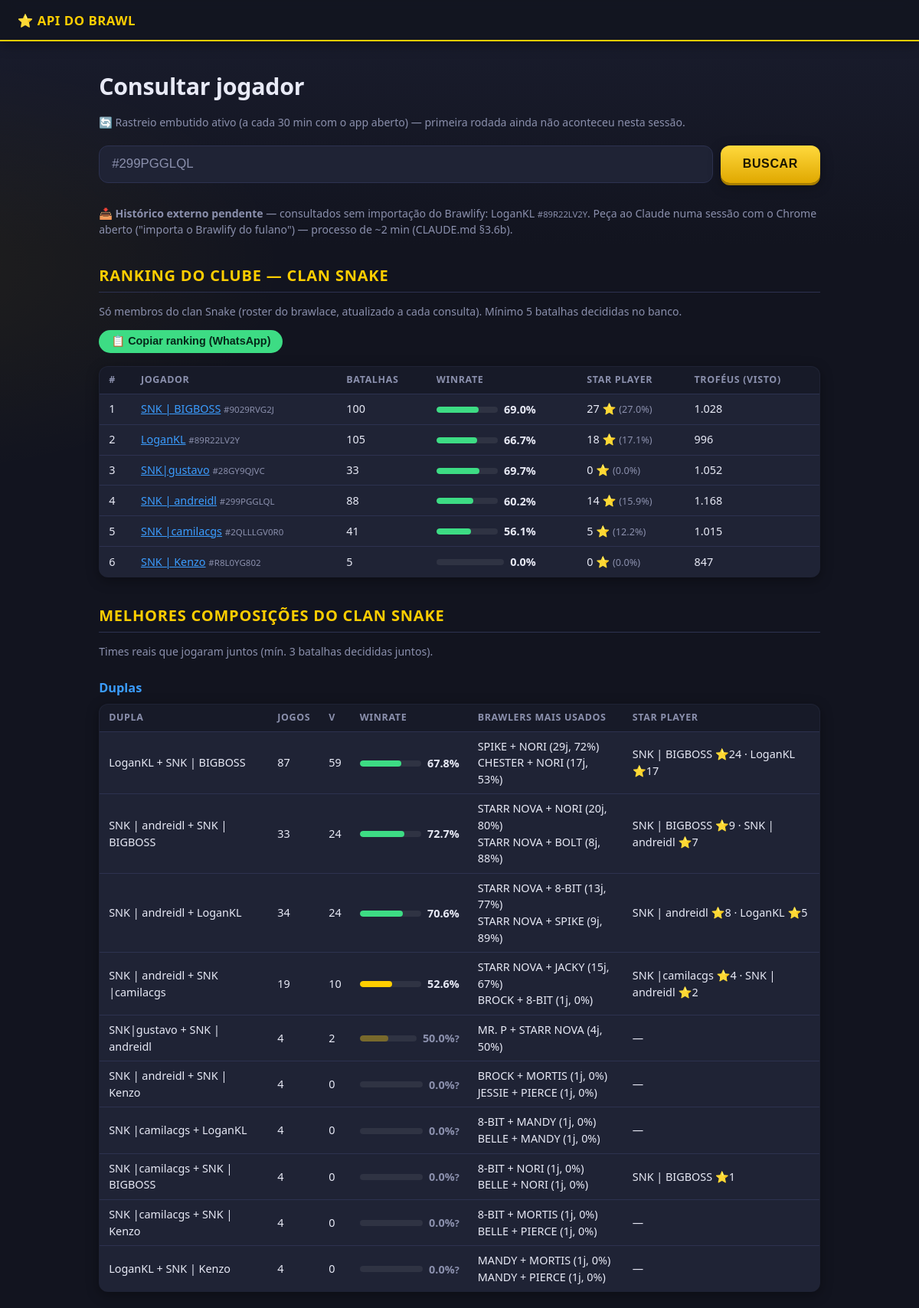
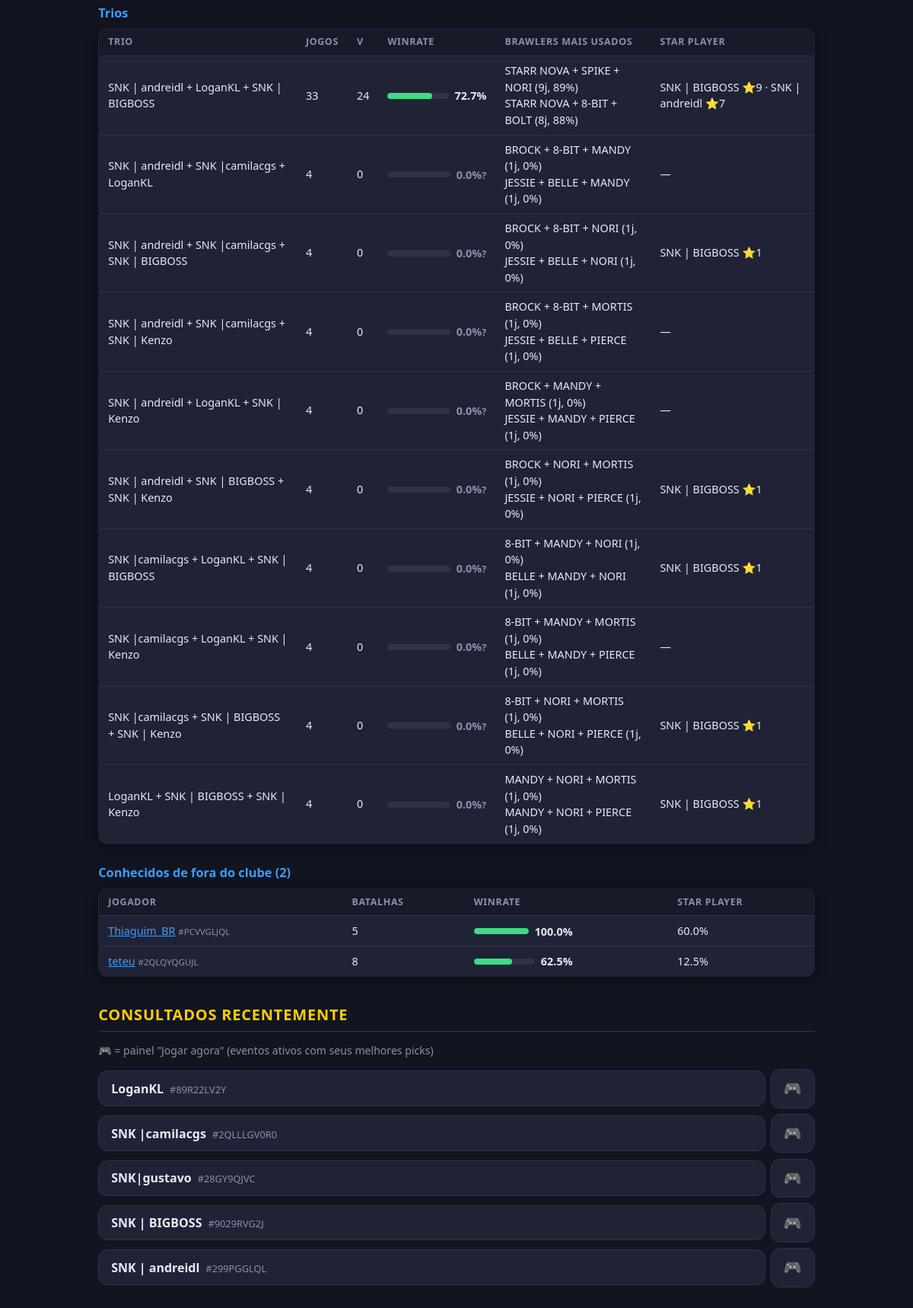
The page / on the database its author committed (2 pictures, top to bottom).
### tables this page shows
CREATE TABLE jogadores (
  tag TEXT PRIMARY KEY,
  nick TEXT,
  primeiro_visto TEXT,
  ultimo_visto TEXT
);

CREATE TABLE clubes (
  clube_tag TEXT PRIMARY KEY,
  nome TEXT,
  atualizado_em TEXT
);

### app/main.py (the view)
@app.get("/", response_class=HTMLResponse)
def home(request: Request, erro: str | None = None):
    conexao = db.conectar()
    try:
        recentes = conexao.execute(
            "SELECT tag, nick, ultimo_visto FROM jogadores ORDER BY ultimo_visto DESC LIMIT 10"
        ).fetchall()
        mensagem_erro: str | None = (
            "Tag inválida — use o formato #299PGGLQL (letras e números após o #)."
            if erro == "tag" else None
        )
        todos = db.ranking_jogadores(conexao)
        clube: dict | None = db.clube_principal(conexao)
        if clube:
            ranking = [r for r in todos if r["tag"] in clube["membros"]]
            fora_do_clube = [r for r in todos if r["tag"] not in clube["membros"]]
        else:
            ranking, fora_do_clube = todos, []
        comp_clube = performance.composicoes_clube(
            db.times_das_batalhas(conexao),
            clube["membros"] if clube else None,
        )
        return templates.TemplateResponse(
            request,
            "home.html",
            {
                "recentes": [dict(r) for r in recentes],
                "mensagem_erro": mensagem_erro,
                "ranking": ranking,
                "clube": clube,
                "fora_do_clube": fora_do_clube,
                "composicoes": comp_clube,
                "pendencias_externas": db.tags_sem_historico_externo(conexao),
                "rastreio_status": rastrear.ultima_rodada(),
            },
        )
    finally:
        conexao.close()

### app/templates/home.html (shortened to what this page needs)
{% extends "base.html" %}
{% from "_macros.html" import barra_wr %}
{% block conteudo %}
<h1>Consultar jogador</h1>
{% if rastreio_status %}
<p class="nota">🔄 Rastreio embutido (a cada 30 min com o app aberto) — última rodada:
  <code>{{ rastreio_status }}</code></p>
{% else %}
<p class="nota">🔄 Rastreio embutido ativo (a cada 30 min com o app aberto) —
  primeira rodada ainda não aconteceu nesta sessão.</p>
{% endif %}
<form method="post" action="/buscar" class="busca">
  <input type="text" name="tag" placeholder="#299PGGLQL" required>
  <button type="submit">Buscar</button>
</form>
{% if pendencias_externas %}
<p class="nota">📥 <b>Histórico externo pendente</b> — consultados sem importação do Brawlify:
  {% for p in pendencias_externas %}{{ p.nick }} <span class="tag">{{ p.tag }}</span>{{ ", " if not loop.last }}{% endfor %}.
  Peça ao Claude numa sessão com o Chrome aberto ("importa o Brawlify do fulano") — processo de ~2 min (CLAUDE.md §3.6b).</p>
{% endif %}
{% if ranking %}
<h2>Ranking do clube{% if clube %} — {{ clube.nome }}{% endif %}</h2>
{% if clube %}
<p class="nota">Só membros do {{ clube.nome }} (roster do brawlace, atualizado a cada consulta).
  Mínimo 5 batalhas decididas no banco.</p>
{% else %}
<p class="nota">Todo mundo que já apareceu nas batalhas do banco (mín. 5 decididas).
  O filtro por clube ativa na próxima consulta de um membro.</p>
{% endif %}
<button type="button" class="btn-copiar" onclick="copiarRanking()">📋 Copiar ranking (WhatsApp)</button>
<table id="tabela-ranking">
  <thead><tr><th>#</th><th>Jogador</th><th>Batalhas</th><th>Winrate</th><th>Star player</th><th>Troféus (visto)</th></tr></thead>
  <tbody>
    {% for r in ranking %}
    <tr>
      <td>{{ loop.index }}</td>
      <td><a href="/jogador/{{ r.tag.lstrip('#') }}">{{ r.nick }}</a> <span class="tag">{{ r.tag }}</span></td>
      <td>{{ r.jogos }}</td>
      <td>{{ barra_wr(r.winrate, r.jogos) }}</td>
      <td>{{ r.stars }} ⭐ <span class="nota">({{ r.star_pct }}%)</span></td>
      <td>{{ "{:,}".format(r.trofeus).replace(",", ".") if r.trofeus else "—" }}</td>
    </tr>
    {% endfor %}
  </tbody>
</table>
{% endif %}
{% if composicoes and (composicoes.duplas or composicoes.trios) %}
<h2>Melhores composições{% if clube %} do {{ clube.nome }}{% endif %}</h2>
<p class="nota">Times reais que jogaram juntos (mín. 3 batalhas decididas juntos).</p>
{% if composicoes.duplas %}
<h3>Duplas</h3>
<table>
  <thead><tr><th>Dupla</th><th>Jogos</th><th>V</th><th>Winrate</th><th>Brawlers mais usados</th><th>Star player</th></tr></thead>
  <tbody>
    {% for d in composicoes.duplas %}
    <tr><td>{{ d.nomes }}</td><td>{{ d.jogos }}</td><td>{{ d.vitorias }}</td>
        <td>{{ barra_wr(d.winrate, d.jogos) }}</td>
        <td>{% for c in d.brawlers_top %}{{ c }}{% if not loop.last %}<br>{% endif %}{% else %}—{% endfor %}</td>
        <td>{% for s in d.stars %}{{ s }}{% if not loop.last %} · {% endif %}{% else %}—{% endfor %}</td></tr>
    {% endfor %}
  </tbody>
</table>
{% endif %}
{% if composicoes.trios %}
<h3>Trios</h3>
<table>
  <thead><tr><th>Trio</th><th>Jogos</th><th>V</th><th>Winrate</th><th>Brawlers mais usados</th><th>Star player</th></tr></thead>
  <tbody>
    {% for t in composicoes.trios %}
    <tr><td>{{ t.nomes }}</td><td>{{ t.jogos }}</td><td>{{ t.vitorias }}</td>
        <td>{{ barra_wr(t.winrate, t.jogos) }}</td>
        <td>{% for c in t.brawlers_top %}{{ c }}{% if not loop.last %}<br>{% endif %}{% else %}—{% endfor %}</td>
        <td>{% for s in t.stars %}{{ s }}{% if not loop.last %} · {% endif %}{% else %}—{% endfor %}</td></tr>
    {% endfor %}
  </tbody>
</table>
{% endif %}
{% endif %}
{% if fora_do_clube %}
<h3>Conhecidos de fora do clube ({{ fora_do_clube | length }})</h3>
<table>
  <thead><tr><th>Jogador</th><th>Batalhas</th><th>Winrate</th><th>Star player</th></tr></thead>
  <tbody>
    {% for r in fora_do_clube %}
    <tr>
      <td><a href="/jogador/{{ r.tag.lstrip('#') }}">{{ r.nick }}</a> <span class="tag">{{ r.tag }}</span></td>
      <td>{{ r.jogos }}</td>
      <td>{{ barra_wr(r.winrate, r.jogos) }}</td>
      <td>{{ r.star_pct }}%</td>
    </tr>
    {% endfor %}
  </tbody>
</table>
{% endif %}
{% if recentes %}
<h2>Consultados recentemente</h2>
<p class="nota">🎮 = painel "Jogar agora" (eventos ativos com seus melhores picks)</p>
<ul class="recentes">
  {% for j in recentes %}
  <li><a href="/jogador/{{ j.tag.lstrip('#') }}">{{ j.nick }} <span class="tag">{{ j.tag }}</span></a>
      <a class="jogar-link" href="/jogar/{{ j.tag.lstrip('#') }}" title="Jogar agora">🎮</a></li>
  {% endfor %}
</ul>
{% endif %}
{% endblock %}

### app/templates/base.html (shortened to what this page needs)
<!DOCTYPE html>
<html lang="pt-BR">
<head>
  <link rel="stylesheet" href="/static/estilo.css">
</head>
<body>
  <header><a href="/">⭐ API do Brawl</a></header>
  <main>{% block conteudo %}{% endblock %}</main>
</body>
</html>

### app/templates/_macros.html (shortened to what this page needs)
{% macro barra_wr(winrate, jogos=None) -%}
{%- if winrate is none -%}
<span class="nota">—</span>
{%- else -%}
{%- set classe = 'wr-alto' if winrate >= 55 else ('wr-medio' if winrate >= 45 else 'wr-baixo') -%}
{%- set fraca = jogos is not none and jogos < 5 -%}
<span class="wr-celula{{ ' wr-amostra-fraca' if fraca }}" title="{{ winrate }}%{% if jogos is not none %} em {{ jogos }} jogos{% endif %}{{ ' — amostra pequena' if fraca }}">
  <span class="wr-barra"><span class="wr-preenchido {{ classe }}" style="width: {{ winrate }}%"></span></span>
  <span class="wr-texto">{{ winrate }}%{% if fraca %}<span class="nota">?</span>{% endif %}</span>
</span>
{%- endif -%}
{%- endmacro %}

### app/static/estilo.css (style rules this page uses)
:root { --fundo: #12141f; --fundo-grad: #1a1d2e; --painel: #1f2335; --painel-borda: #2d3250; --painel-hover: #262b42; --texto: #e8eaf6; --texto-suave: #8b90ad; --destaque: #ffce00; --destaque-escuro: #e0a800; --azul: #3b9dff; --roxo: #9b6dff; --verde: #3ddc84; --vermelho: #ff5c6c; --sombra: 0 4px 16px rgba(0, 0, 0, 0.35); --raio: 12px; }
* { box-sizing: border-box; }
html { scroll-behavior: smooth; }
body { margin: 0; font-family: system-ui, "Segoe UI", Roboto, sans-serif; background: radial-gradient(1200px 600px at 80% -10%, rgba(59, 157, 255, 0.08), transparent 60%), radial-gradient(900px 500px at -10% 10%, rgba(255, 206, 0, 0.06), transparent 55%), linear-gradient(180deg, var(--fundo-grad) 0%, var(--fundo) 320px); background-attachment: fixed; color: var(--texto); line-height: 1.5; }
header { position: sticky; top: 0; z-index: 10; background: rgba(18, 20, 31, 0.85); backdrop-filter: blur(8px); padding: 0.85rem 1.4rem; border-bottom: 2px solid var(--destaque); box-shadow: var(--sombra); }
header a { color: var(--destaque); text-decoration: none; font-weight: 800; font-size: 1.05rem; letter-spacing: 0.03em; text-transform: uppercase; }
main { max-width: 980px; margin: 0 auto; padding: 1.4rem 1.2rem 4rem; }
h1 { font-size: 1.9rem; font-weight: 800; letter-spacing: -0.01em; margin: 0.8rem 0 0.4rem; }
h2 { font-size: 1.25rem; font-weight: 700; margin: 2.2rem 0 0.6rem; padding-bottom: 0.35rem; border-bottom: 1px solid var(--painel-borda); color: var(--destaque); text-transform: uppercase; letter-spacing: 0.04em; }
h3 { font-size: 1.02rem; font-weight: 700; margin: 1.6rem 0 0.4rem; color: var(--azul); }
a { color: var(--azul); }
.tag { color: var(--texto-suave); font-size: 0.8em; font-weight: 500; }
.nota { color: var(--texto-suave); font-size: 0.88em; }
.busca { display: flex; gap: 0.6rem; margin: 1.2rem 0 1.8rem; }
.busca input { flex: 1; padding: 0.85rem 1rem; border-radius: var(--raio); border: 1px solid var(--painel-borda); background: var(--painel); color: var(--texto); font-size: 1.05rem; transition: border-color 0.15s, box-shadow 0.15s; }
.busca input::placeholder { color: var(--texto-suave); }
.busca button { padding: 0.85rem 1.8rem; border: none; border-radius: var(--raio); background: linear-gradient(180deg, #ffd93d, var(--destaque-escuro)); color: #1a1500; font-weight: 800; font-size: 1rem; text-transform: uppercase; letter-spacing: 0.04em; cursor: pointer; box-shadow: 0 3px 0 #a87e00, var(--sombra); transition: transform 0.1s, box-shadow 0.1s, filter 0.15s; }
.recentes { list-style: none; padding: 0; margin: 0.6rem 0; display: flex; flex-direction: column; gap: 0.45rem; }
.recentes li a { display: flex; align-items: baseline; gap: 0.5rem; background: var(--painel); border: 1px solid var(--painel-borda); border-radius: var(--raio); padding: 0.65rem 1rem; text-decoration: none; color: var(--texto); font-weight: 600; transition: background 0.15s, border-color 0.15s, transform 0.1s; }
table { width: 100%; border-collapse: collapse; margin: 0.5rem 0 1.6rem; font-size: 0.9rem; background: var(--painel); border: 1px solid var(--painel-borda); border-radius: var(--raio); overflow: hidden; box-shadow: var(--sombra); }
thead { background: rgba(0, 0, 0, 0.25); }
th, td { padding: 0.5rem 0.75rem; text-align: left; border-bottom: 1px solid var(--painel-borda); }
tbody tr:last-child td { border-bottom: none; }
th { color: var(--texto-suave); font-weight: 700; font-size: 0.78rem; text-transform: uppercase; letter-spacing: 0.05em; }
tbody tr { transition: background 0.12s; }
.recentes li { display: flex; align-items: center; gap: 0.4rem; }
.recentes li > a:first-child { flex: 1; }
.jogar-link { font-size: 1.2rem; text-decoration: none; }
.btn-copiar { padding: 0.4rem 1rem; margin-bottom: 0.6rem; border: none; border-radius: 999px; background: var(--verde); color: #06281a; font-weight: 700; cursor: pointer; font-size: 0.9rem; }
.wr-celula { display: inline-flex; align-items: center; gap: 0.5rem; min-width: 130px; }
.wr-barra { flex: 1; height: 8px; min-width: 70px; max-width: 110px; background: rgba(255, 255, 255, 0.07); border-radius: 4px; overflow: hidden; }
.wr-preenchido { display: block; height: 100%; border-radius: 4px; }
.wr-alto { background: var(--verde); }
.wr-medio { background: var(--destaque); }
.wr-texto { font-weight: 700; font-variant-numeric: tabular-nums; }
.wr-amostra-fraca .wr-preenchido { opacity: 0.35; }
.wr-amostra-fraca .wr-texto { color: var(--texto-suave); }

### rows shown on the page
jogadores: nick "LoganKL", tag "#89R22LV2Y"
clubes: nome "CLAN SNAKE", nome "clan Snake"
jogadores: nick "SNK |camilacgs", tag "#2QLLLGV0R0"
jogadores: nick "SNK|gustavo", tag "#28GY9QJVC"
jogadores: nick "SNK | BIGBOSS", tag "#9029RVG2J"
jogadores: nick "SNK | andreidl", tag "#299PGGLQL"

### other values the page prints
{{ r.nick }} "SNK | BIGBOSS" "LoganKL" "SNK|gustavo" "SNK | andreidl" "SNK |camilacgs" "SNK | Kenzo"
{{ r.tag }} "#9029RVG2J" "#89R22LV2Y" "#28GY9QJVC" "#299PGGLQL" "#2QLLLGV0R0" "#R8L0YG802"
{{ r.jogos }} "100" "105" "33" "88" "41" "5"
{{ winrate }} "69.0" "66.7" "69.7" "60.2" "56.1" "0.0" "67.8" "72.7" "70.6" "52.6" "50.0" "0.0" "0.0" "0.0" "0.0" "0.0" "72.7" "0.0" "0.0" "0.0" "0.0" "0.0" "0.0" "0.0" "0.0" "0.0" "100.0" "62.5"
{{ r.stars }} "27" "18" "0" "14" "5" "0"
{{ r.star_pct }} "27.0" "17.1" "0.0" "15.9" "12.2" "0.0"
{{ "{:,}".format(r.trofeus).replace(",", ".") if r.trofeus else "—" }} "1.028" "996" "1.052" "1.168" "1.015" "847"
{{ d.nomes }} "LoganKL + SNK | BIGBOSS" "SNK | andreidl + SNK | BIGBOSS" "SNK | andreidl + LoganKL" "SNK | andreidl + SNK |camilacgs" "SNK|gustavo + SNK | andreidl" "SNK | andreidl + SNK | Kenzo" "SNK |camilacgs + LoganKL" "SNK |camilacgs + SNK | BIGBOSS" "SNK |camilacgs + SNK | Kenzo" "LoganKL + SNK | Kenzo"
{{ d.jogos }} "87" "33" "34" "19" "4" "4" "4" "4" "4" "4"
{{ d.vitorias }} "59" "24" "24" "10" "2" "0" "0" "0" "0" "0"
{{ c }} "SPIKE + NORI (29j, 72%)" "CHESTER + NORI (17j, 53%)" "STARR NOVA + NORI (20j, 80%)" "STARR NOVA + BOLT (8j, 88%)" "STARR NOVA + 8-BIT (13j, 77%)" "STARR NOVA + SPIKE (9j, 89%)" "STARR NOVA + JACKY (15j, 67%)" "BROCK + 8-BIT (1j, 0%)" "MR. P + STARR NOVA (4j, 50%)" "BROCK + MORTIS (1j, 0%)" "JESSIE + PIERCE (1j, 0%)" "8-BIT + MANDY (1j, 0%)" "BELLE + MANDY (1j, 0%)" "8-BIT + NORI (1j, 0%)" "BELLE + NORI (1j, 0%)" "8-BIT + MORTIS (1j, 0%)" "BELLE + PIERCE (1j, 0%)" "MANDY + MORTIS (1j, 0%)" "MANDY + PIERCE (1j, 0%)"
{{ s }} "SNK | BIGBOSS ⭐24" "LoganKL ⭐17" "SNK | BIGBOSS ⭐9" "SNK | andreidl ⭐7" "SNK | andreidl ⭐8" "LoganKL ⭐5" "SNK |camilacgs ⭐4" "SNK | andreidl ⭐2" "SNK | BIGBOSS ⭐1"
{{ t.nomes }} "SNK | andreidl + LoganKL + SNK | BIGBOSS" "SNK | andreidl + SNK |camilacgs + LoganKL" "SNK | andreidl + SNK |camilacgs + SNK | BIGBOSS" "SNK | andreidl + SNK |camilacgs + SNK | Kenzo" "SNK | andreidl + LoganKL + SNK | Kenzo" "SNK | andreidl + SNK | BIGBOSS + SNK | Kenzo" "SNK |camilacgs + LoganKL + SNK | BIGBOSS" "SNK |camilacgs + LoganKL + SNK | Kenzo" "SNK |camilacgs + SNK | BIGBOSS + SNK | Kenzo" "LoganKL + SNK | BIGBOSS + SNK | Kenzo"
{{ t.jogos }} "33" "4" "4" "4" "4" "4" "4" "4" "4" "4"
{{ t.vitorias }} "24" "0" "0" "0" "0" "0" "0" "0" "0" "0"
